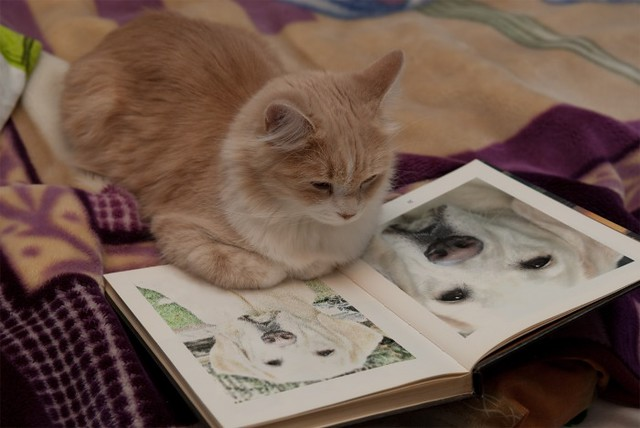
#> input picture notebooks/module_01/data/cat.jpg, 640 x 428 px
$ jupyter execute 01_numpy_and_image_basics.ipynb   (shell and % lines are left out)
#> lines starting #> are read from the running program, lines starting #| are printed output that depends on the picture
[cell 1]
import cv2
import matplotlib.pyplot as plt
import numpy as np

# Numpy and Image Basics

## Numpy Arrays

(1 point) Create a 2D array of zeros named `x`. It should have 3 rows and 5 columns, and have data type `uint8`. Print the array.

[cell 2]
x = np.zeros((3,5), dtype=np.uint8)
print(x)

(1 point) Print the shape of the array.

[cell 3]
print(x.shape)

(1 point) Print the data type of the array.

[cell 4]
print(x.dtype)

(1 point) Print the transpose of the array by adding two characters to "`print(x)`".

[cell 5]
print(x.T)

(1 point) Create a 1D array named `y` containing integers `0, 1, 2, ..., 11` using `np.arange()`. Print the array and its data type.

[cell 6]
y = np.arange(12, dtype = np.uint8)
print(y)

(1 point) Reshape `y` into a 2D array of shape `(3, 4)` and assign the result to `y`. Print the result.

[cell 7]
y = y.reshape(3,4)
print(y)

(2 points) Set all elements great than or equal to 9 in `y` to 0. You should be able to do this in one line without using a `for` loop. Print `y` after the operation.

Hint: Refer to Numpy's [docs on indexing](https://numpy.org/devdocs/user/basics.indexing.html#advanced-indexing).

[cell 8]
y[y > 8] = 0
print(y)

(1 point) Print the result of element-wise multiplication between `y` and itself. Numpy has an operator for element-wise multiplication. Your answer should use this operator instead of explicitly calling `np.multiply()` or manipulating the elements yourself.

[cell 9]
print(y*y)

(2 points) Print the result of matrix multiplication between `y` and its transpose. Numpy has an operator for matrix multiplication. Your answer should use this operator instead of explicitly calling `np.matmul()` or `np.dot()`, or manipulating the elements yourself.

[cell 10]
print(y@y.T)

## Image Basics

(1 point) Using Matplotlib's `imread()`, `imshow()` and `show()` functions, load `data/cat.jpg` into `img` and display it.

[cell 11]
img_path = 'data/cat.jpg'
img = plt.imread(img_path)
#> img is the input picture: shape (428, 640, 3); mean R, G, B 115.5, 93.5, 81.5
plt.imshow(img)
plt.show()

(1 point) Crop the image and keep only an area around the cat's head. The resulting image patch should be around 150 pixels by 150 pixels.

[cell 12]
t, b, l, r = 120, 225, 200, 400
img_crop = img[t:b, l:r]
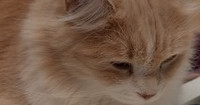
#> img_crop: shape (105, 200, 3); mean R, G, B 119.5, 92.9, 75.1
plt.imshow(img_crop)
plt.show()

(1 point) OpenCV also has its own image loading function `cv2.imread()`. Load the same image into an array named `img_opencv` with OpenCV using the default parameters and display it directly using Matplotlib.

[cell 13]
img_open = cv2.imread(img_path)
plt.imshow(img_open)
plt.show()
